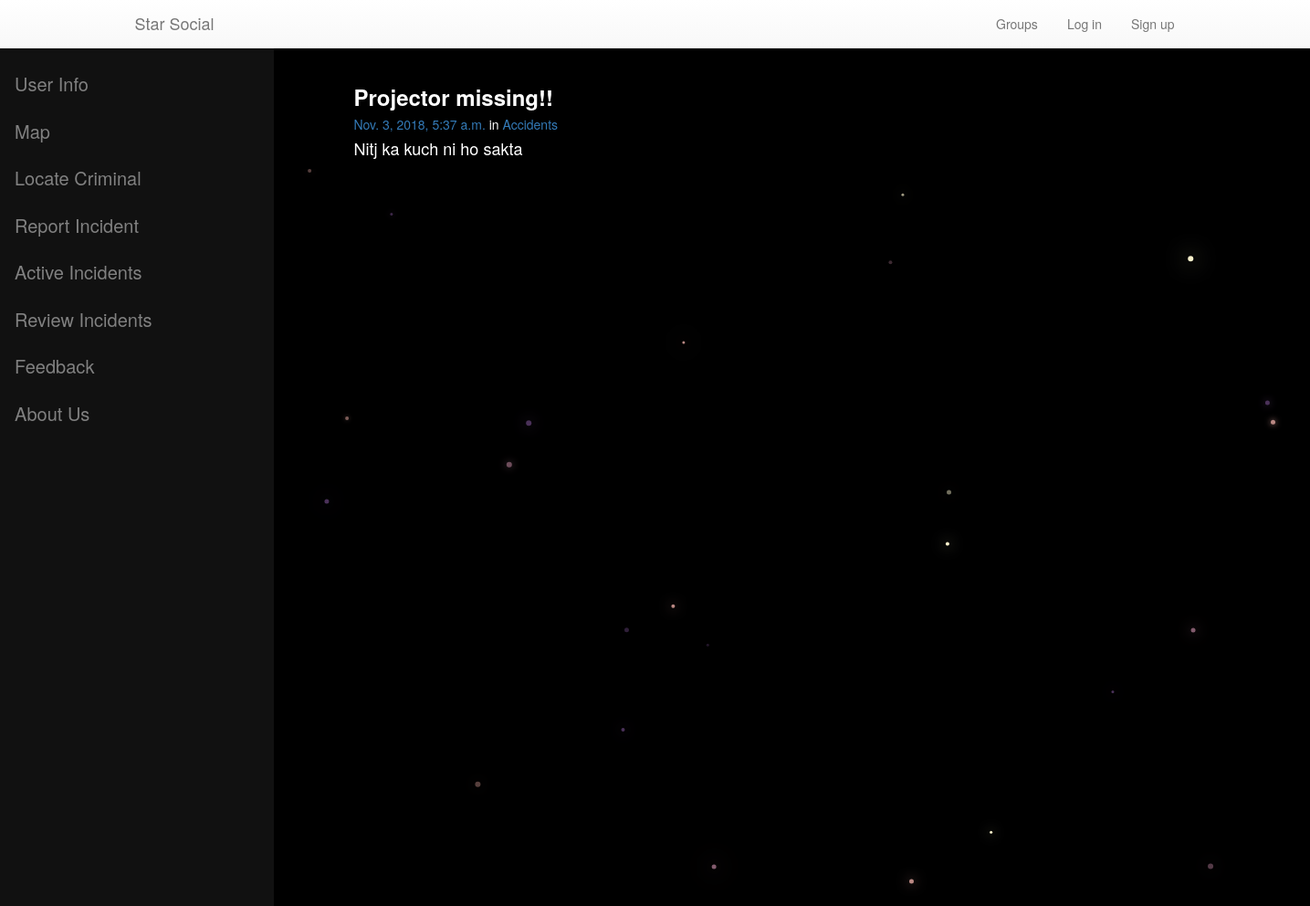
/posts/, run on the app's committed database.
### posts/models.py (models this page shows, shortened)
class Post(models.Model):
    user = models.ForeignKey(User, related_name="posts",on_delete=models.CASCADE)
    created_at = models.DateTimeField(auto_now=True)
    topic=models.CharField(max_length=50)
    message = models.TextField()
    message_html = models.TextField(editable=False)
    group = models.ForeignKey(Group, related_name="posts",null=True, blank=True,on_delete=models.CASCADE)
    class Meta:
        ordering = ["-created_at"]
        unique_together = ["user", "message"]

### groups/models.py (models this page shows, shortened)
class Group(models.Model):
    name = models.CharField(max_length=255, unique=True)
    slug = models.SlugField(allow_unicode=True, unique=True)
    description = models.TextField(blank=True, default='')
    description_html = models.TextField(editable=False, default='', blank=True)
    members = models.ManyToManyField(User,through="GroupMember")
    class Meta:
        ordering = ["name"]

### posts/views.py (the view)
# urls.py: path('', views.PostList.as_view(), name="all"),
class PostList(SelectRelatedMixin, generic.ListView):
    model = models.Post
    select_related = ("user","group")

### posts/templates/posts/post_list.html (shortened to what this page needs)
{% extends "posts/post_base.html" %}
{% block post_content %}
<div class="col-md-8">
	{% for post in post_list %}
  {% include "posts/_post.html" %}
	{% endfor %}
</div>
{% endblock %}

### posts/templates/posts/_post.html
<div class="post media">
	<div class="class="d-inline bg-success"">
	<h3><strong>{{ post.topic }}</strong></h3>
	<div class="card card-with-shadow">
		<h5 class="media-heading">
			<time class="time"><a href="{% url 'posts:single' username=post.user.username pk=post.pk %}">{{ post.created_at }}</a></time>
			{% if post.group %}
			<span class="group-name">in <a href="#">{{ post.group.name }}</a></span>
			{% endif %}
		</h5>
	  {{ post.message_html|safe }}
	</div>
	</div>
</div>

### static/simplesocial/css/master.css (style rules this page uses)
body { margin: 0; overflow: hidden; background-color: black; font-size: 20px; color:white; }

### data on the page
Post: topic "Projector missing!!", created_at "Nov. 3, 2018, 5:37 a.m.", group.name "Accidents", message_html "Nitj ka kuch ni ho sakta"
